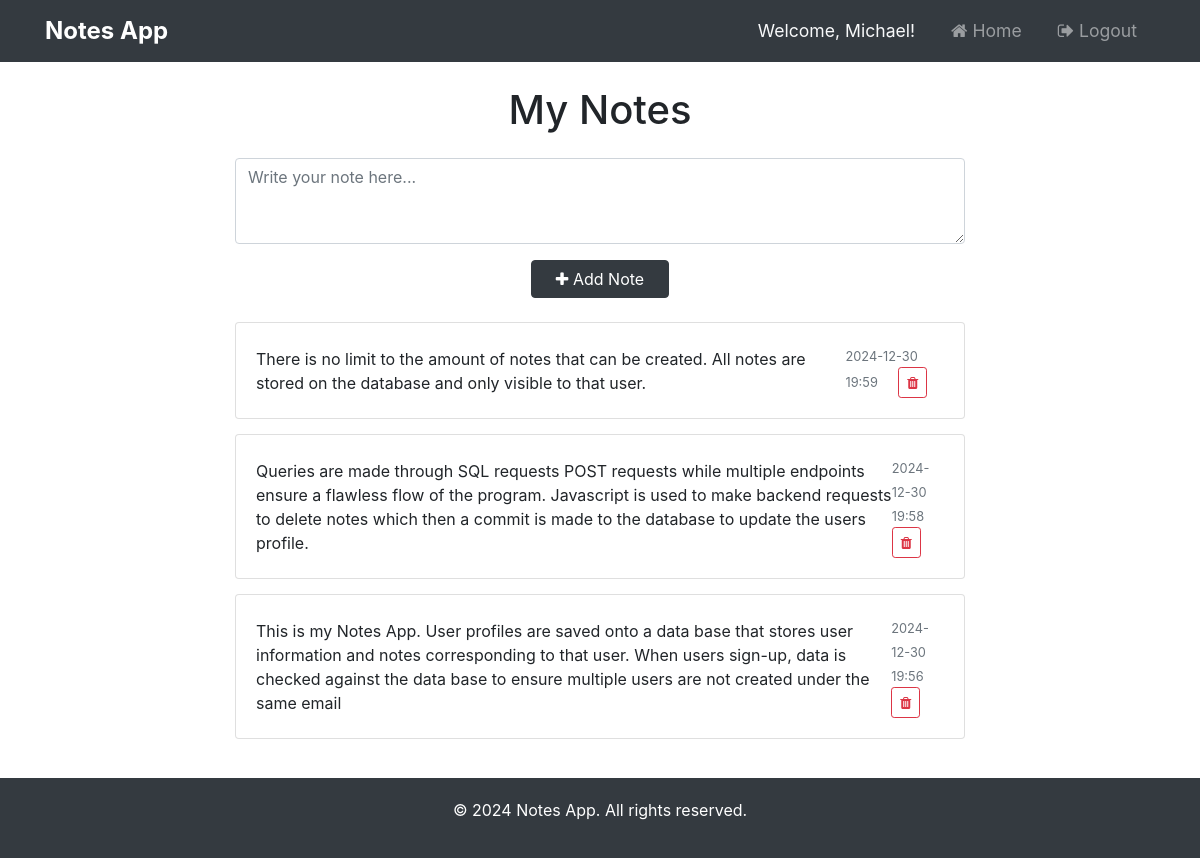
/ (signed in), run on the app's committed database.
### website/models.py (models this page shows)
class User(db.Model, UserMixin):
    id = db.Column(db.Integer, primary_key=True)
    email = db.Column(db.String(150), unique=True)
    password = db.Column(db.String(150))
    first_name = db.Column(db.String(150))
    notes = db.relationship('Note') # reference name of class

class Note(db.Model):
    id = db.Column(db.Integer, primary_key=True)
    data = db.Column(db.String(10000))
    date = db.Column(db.DateTime(timezone=True), default=func.now())
    user_id = db.Column(db.Integer, db.ForeignKey('user.id')) # match to id of user

### website/views.py (the view, shortened to what this page needs)
@views.route('/', methods=['GET', 'POST'])
@login_required
def home():
    return render_template("home.html", user=current_user)

### website/__init__.py (called while the page is built)
def create_app():
    app = Flask(__name__)
    app.config['SECRET_KEY'] = 'ajbvlafbla jbvljadnfdl'
    app.config['SQLALCHEMY_DATABASE_URI'] = f'sqlite:///{DB_NAME}'
    db.init_app(app)
    from .views import views
    from .auth import auth
    app.register_blueprint(views, url_prefix='/')
    app.register_blueprint(auth, url_prefix='/')
    from .models import User, Note
    create_database(app)
    login_manager = LoginManager()
    login_manager.login_view = 'auth.login'
    login_manager.init_app(app)
    @login_manager.user_loader
    def load_user(id):
        return User.query.get(int(id))
    return app

### website/templates/home.html (shortened to what this page needs)
{% extends "base.html" %}
{% block content %}
<div class="row justify-content-center mb-4">
    <div class="col-md-8">
        <h1 class="text-center mb-4">My Notes</h1>
        <form method="POST" class="mb-4">
            <div class="form-group">
                <textarea name="note" id="note" class="form-control" placeholder="Write your note here..." rows="3"></textarea>
            </div>
            <div class="text-center">
                <button type="submit" class="btn btn-primary px-4">
                    <i class="fa fa-plus"></i> Add Note
                </button>
            </div>
        </form>
        <div class="notes-container">
            {% for note in user.notes|reverse %}
            <div class="card note-card">
                <div class="card-body">
                    <div class="d-flex justify-content-between align-items-center">
                        <p class="card-text mb-0">{{ note.data }}</p>
                        <div class="note-actions">
                            <small class="text-muted mr-3">{{ note.date.strftime('%Y-%m-%d %H:%M') }}</small>
                            <button type="button" class="btn btn-outline-danger btn-sm" onClick="deleteNote({{ note.id }})">
                                <i class="fa fa-trash"></i>
                            </button>
                        </div>
                    </div>
                </div>
            </div>
            {% else %}
            <div class="text-center text-muted mt-4">
                <i class="fa fa-sticky-note-o fa-3x mb-3"></i>
                <p>No notes yet. Add your first note above!</p>
            </div>
            {% endfor %}
        </div>
    </div>
</div>
{% endblock %}

### website/templates/base.html (shortened to what this page needs)
<!DOCTYPE html>
<html>
    <head>
        <link rel="stylesheet" href="https://stackpath.bootstrapcdn.com/bootstrap/4.4.1/css/bootstrap.min.css"/>
        <link rel="stylesheet" href="https://stackpath.bootstrapcdn.com/font-awesome/4.7.0/css/font-awesome.min.css"/>
    </head>
    <body>
        <nav class="navbar navbar-expand-lg navbar-dark bg-dark">
            <div class="container">
                <a class="navbar-brand" href="/">Notes App</a>
                <div class="collapse navbar-collapse" id="navbar">
                    <div class="navbar-nav ml-auto">
                        {% if user and user.is_authenticated %}
                        <span class="nav-item nav-link text-light">Welcome, {{ user.first_name }}!</span>
                        <a class="nav-item nav-link" href="/"><i class="fa fa-home"></i> Home</a>
                        <a class="nav-item nav-link" href="/logout"><i class="fa fa-sign-out"></i> Logout</a>
                        {% else %}
                        <a class="nav-item nav-link" href="/login"><i class="fa fa-sign-in"></i> Login</a>
                        <a class="nav-item nav-link" href="/sign-up"><i class="fa fa-user-plus"></i> Sign Up</a>
                        {% endif %}
                    </div>
                </div>
            </div>
        </nav>
        <div class="container mt-4">
            {% block content %}{% endblock %}
        </div>
        <footer class="footer">
            <div class="container text-center">
                <p>&copy; 2024 Notes App. All rights reserved.</p>
            </div>
        </footer>
    </body>
</html>

### website/templates/base.html (style rules this page uses)
body { min-height: 100vh; display: flex; flex-direction: column; margin: 0; }
.footer { flex-shrink: 0; margin-top: auto; padding: 20px 0; background-color: #343a40; color: white; }
.navbar-brand { font-size: 1.5rem; font-weight: bold; color: #fff !important; }
.nav-link { font-size: 1.1rem; margin: 0 10px; }
.note-card { transition: transform 0.2s; margin-bottom: 15px; }
.btn-primary { background-color: #343a40; border-color: #343a40; }

### data on the page
User: first_name "Michael"
Note: data "There is no limit to the amount of notes that can be created. All notes are stored on the database and only visible to that user.", date "2024-12-30 19:59"
Note: data "Queries are made through SQL requests POST requests while multiple endpoints ensure a flawless flow of the program. Javascript is used to make backend requests to delete notes which then a commit is made to the database to update the users profile.", date "2024-12-30 19:58"
Note: data "This is my Notes App. User profiles are saved onto a data base that stores user information and notes corresponding to that user. When users sign-up, data is checked against the data base to ensure multiple users are not created under the same email", date "2024-12-30 19:56"
